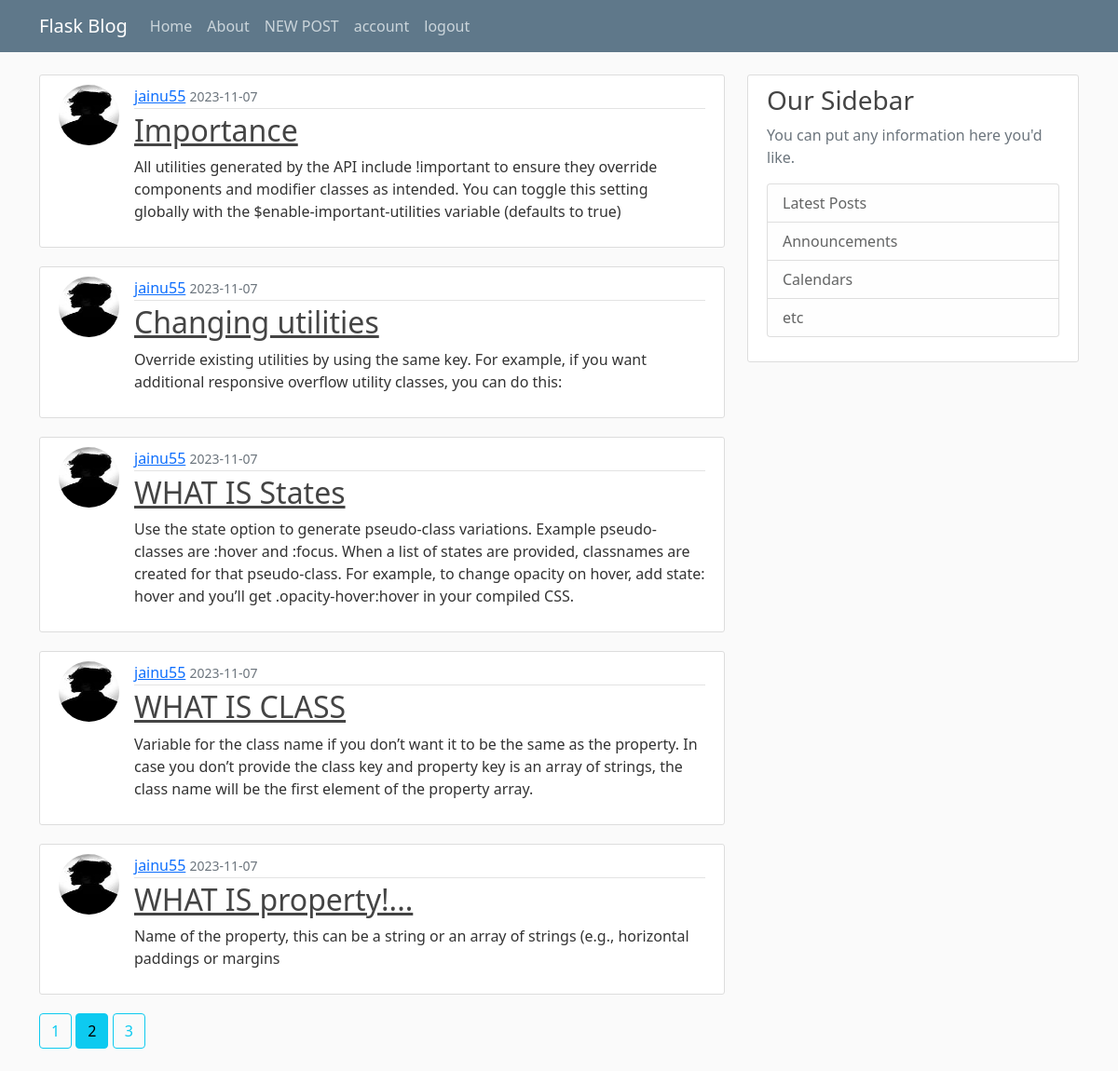
/home?page=2 (signed in), run on the app's committed database.
### flaskblog/models.py (models this page shows, shortened)
class Post(db.Model):
    id =db.Column(db.Integer, primary_key=True)
    title = db.Column(db.String(100),nullable=False)
    date_posted = db.Column(db.DateTime, nullable=True, default=datetime.utcnow)
    content = db.Column(db.Text, nullable=False)
    user_id = db.Column(db.Integer, db.ForeignKey('user.id'), nullable=False)

class User(db.Model, UserMixin):
    id=db.Column(db.Integer, primary_key=True)
    username=db.Column(db.String(20), unique=True, nullable=False)
    email=db.Column(db.String(120), unique=True, nullable=False)
    image_file = db.Column(db.String(20), nullable=True, default='default.jpg')
    password = db.Column(db.String(60), nullable=False)
    posts = db.relationship('Post', backref='author', lazy=True)

### flaskblog/routes.py (the view)
@app.route("/")
@app.route("/home")
def home():
    page = request.args.get('page', 1, type=int)
    posts = Post.query.order_by(Post.date_posted.desc()).paginate(page=page, per_page=5)
    return render_template('home.html',posts=posts)

### flaskblog/models.py (called while the page is built)
@Login_manager.user_loader
def load_user(user_id):
    return User.query.get(int(user_id))

### flaskblog/templates/home.html
{% extends "layout.html" %}
{% block content %}
{% for post in posts.items  %}
<article class="media content-section d-flex">
  <div>
    <img class='rounded-circle article-img' src="{{ url_for('static', filename='profile_pics/'+ post.author.image_file)}}"/>
  </div>
  <div class="media-body">
    <div class="article-metadata">
      <a class="mr-2" href="{{ url_for('user_posts', username=post.author.username) }}">{{ post.author.username }}</a>
      <small class="text-muted">{{ post.date_posted.strftime('%Y-%m-%d') }}</small>
    </div>
    <h2><a class="article-title" href="{{ url_for('post', post_id=post.id)}}">{{ post.title }}</a></h2>
    <p class="article-content">{{ post.content }}</p>
  </div>
</article>
{% endfor %}
{% for page_num in posts.iter_pages(left_edge=1, right_edge=1, left_current=1, right_current=2) %}
      {% if page_num %}
        {% if posts.page == page_num %}
          <a class="btn btn-info mb-4" href="{{ url_for('home', page=page_num) }}">{{ page_num }}</a>
        {% else %}
          <a class="btn btn-outline-info mb-4" href="{{ url_for('home', page=page_num) }}">{{ page_num }}</a>
        {% endif %}
      {% else %}
        ...
      {% endif %}
    {% endfor %}
{% endblock content %}

### flaskblog/static/main.css (style rules this page uses)
body { background: #fafafa; color: #333333; margin-top: 5rem; }
h1, h2, h3, h4, h5, h6 { color: #444444; }
.content-section { background: #ffffff; padding: 10px 20px; border: 1px solid #dddddd; border-radius: 3px; margin-bottom: 20px; }
.article-title { color: #444444; }
.article-content { white-space: pre-line; }
.article-img { height: 65px; width: 65px; margin-right: 16px; }
.article-metadata { padding-bottom: 1px; margin-bottom: 4px; border-bottom: 1px solid #e3e3e3 }

### data on the page
Post: image_file (picture), author.username "jainu55", date_posted "2023-11-07", title "Importance", content "All utilities generated by the API include !important to ensure they override components and modifier classes as intended. You can toggle this setting globally with the $enable-important-utilities variable (defaults to true)"
Post: image_file (picture), author.username "jainu55", date_posted "2023-11-07", title "Changing utilities", content "Override existing utilities by using the same key. For example, if you want additional responsive overflow utility classes, you can do this:"
Post: image_file (picture), author.username "jainu55", date_posted "2023-11-07", title "WHAT IS States", content "Use the state option to generate pseudo-class variations. Example pseudo-classes are :hover and :focus. When a list of states are provided, classnames are created for that pseudo-class. For example, to change opacity on hover, add state: hover and you’ll get .opacity-hover:hover in your compiled CSS."
Post: image_file (picture), author.username "jainu55", date_posted "2023-11-07", title "WHAT IS CLASS", content "Variable for the class name if you don’t want it to be the same as the property. In case you don’t provide the class key and property key is an array of strings, the class name will be the first element of the property array."
Post: image_file (picture), author.username "jainu55", date_posted "2023-11-07", title "WHAT IS property!...", content "Name of the property, this can be a string or an array of strings (e.g., horizontal paddings or margins"

### other printed values
{{ page_num }} "1" "3"
{{ page_num }} "2"
